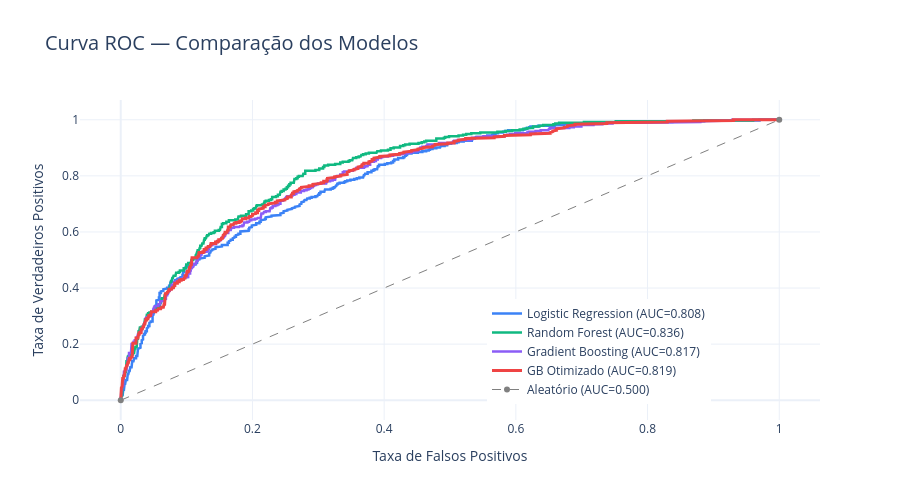

Notebook code for this chart:
### Code cell
# Curva ROC — comparação visual dos modelos
fig = go.Figure()

cores = {'Logistic Regression': '#3B82F6', 'Random Forest': '#10B981', 'Gradient Boosting': '#8B5CF6'}

for nome, res in resultados.items():
    fpr, tpr, _ = roc_curve(y_test, res['y_proba'])
    fig.add_trace(go.Scatter(
        x=fpr, y=tpr, name=f"{nome} (AUC={res['auc']:.3f})",
        line=dict(color=cores[nome], width=2.5)
    ))

# Adicionar o modelo otimizado
fpr_best, tpr_best, _ = roc_curve(y_test, y_proba_best)
fig.add_trace(go.Scatter(
    x=fpr_best, y=tpr_best, name=f"GB Otimizado (AUC={roc_auc_score(y_test, y_proba_best):.3f})",
    line=dict(color='#EF4444', width=3)
))

# Linha diagonal (modelo aleatório)
fig.add_trace(go.Scatter(
    x=[0, 1], y=[0, 1], name='Aleatório (AUC=0.500)',
    line=dict(color='gray', width=1, dash='dash')
))

fig.update_layout(
    title=dict(text='Curva ROC — Comparação dos Modelos', font=dict(size=20)),
    template='plotly_white',
    xaxis=dict(title='Taxa de Falsos Positivos'),
    yaxis=dict(title='Taxa de Verdadeiros Positivos'),
    legend=dict(x=0.55, y=0.05),
    height=500
)

fig.show()

### Figure 1 — Plotly figure (JSON) as saved in the notebook; plotly's stock layout.template omitted (floating-point values rounded to 4 significant figures; data arrays with more than 128 entries replaced by an {"elided": "..."} marker saying what was removed)
{"data": [{"line": {"color": "#3B82F6", "width": 2.5}, "name": "Logistic Regression (AUC=0.808)", "type": "scatter", "x": {"elided": "440 float values"}, "y": {"elided": "440 float values"}}, {"line": {"color": "#10B981", "width": 2.5}, "name": "Random Forest (AUC=0.836)", "type": "scatter", "x": {"elided": "395 float values"}, "y": {"elided": "395 float values"}}, {"line": {"color": "#8B5CF6", "width": 2.5}, "name": "Gradient Boosting (AUC=0.817)", "type": "scatter", "x": {"elided": "439 float values"}, "y": {"elided": "439 float values"}}, {"line": {"color": "#EF4444", "width": 3}, "name": "GB Otimizado (AUC=0.819)", "type": "scatter", "x": {"elided": "428 float values"}, "y": {"elided": "428 float values"}}, {"line": {"color": "gray", "dash": "dash", "width": 1}, "name": "Aleatório (AUC=0.500)", "type": "scatter", "x": [0, 1], "y": [0, 1]}], "layout": {"height": 500, "legend": {"x": 0.55, "y": 0.05}, "title": {"font": {"size": 20}, "text": "Curva ROC — Comparação dos Modelos"}, "xaxis": {"title": {"text": "Taxa de Falsos Positivos"}}, "yaxis": {"title": {"text": "Taxa de Verdadeiros Positivos"}}}}
